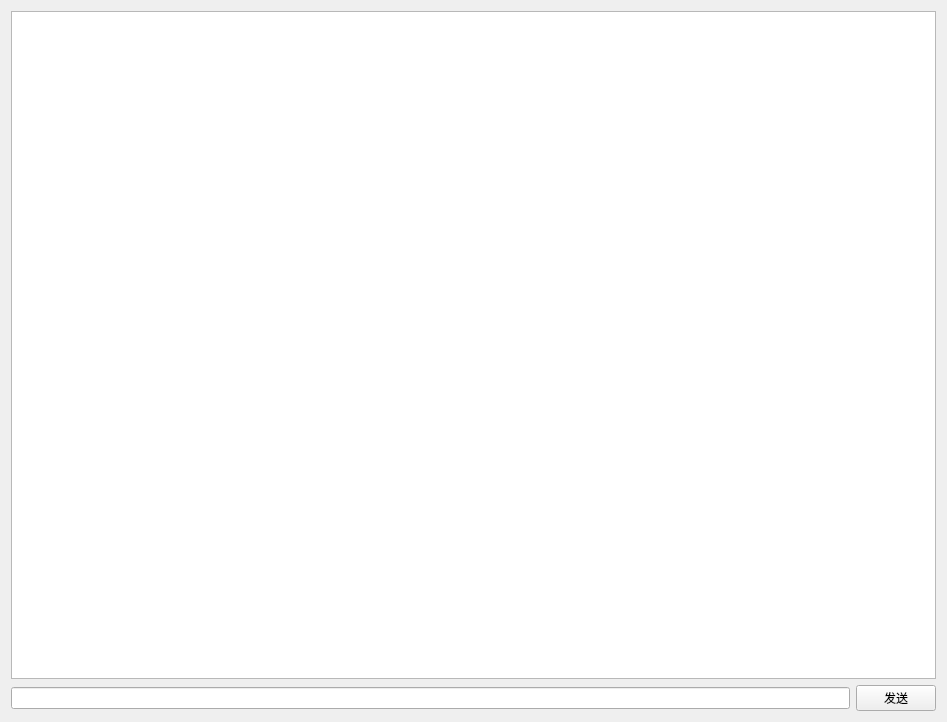
<?xml version="1.0" encoding="UTF-8"?>
<ui version="4.0">
 <class>PrivateChat</class>
 <widget class="QWidget" name="PrivateChat">
  <property name="geometry">
   <rect>
    <x>0</x>
    <y>0</y>
    <width>947</width>
    <height>722</height>
   </rect>
  </property>
  <property name="windowTitle">
   <string>Form</string>
  </property>
  <layout class="QGridLayout" name="gridLayout">
   <item row="0" column="0">
    <layout class="QVBoxLayout" name="verticalLayout">
     <item>
      <widget class="QTextEdit" name="showMsg_te"/>
     </item>
     <item>
      <layout class="QHBoxLayout" name="horizontalLayout">
       <item>
        <widget class="QLineEdit" name="inputMsg_le"/>
       </item>
       <item>
        <widget class="QPushButton" name="sendMsg_pb">
         <property name="text">
          <string>发送</string>
         </property>
        </widget>
       </item>
      </layout>
     </item>
    </layout>
   </item>
  </layout>
 </widget>
 <resources/>
 <connections/>
</ui>
